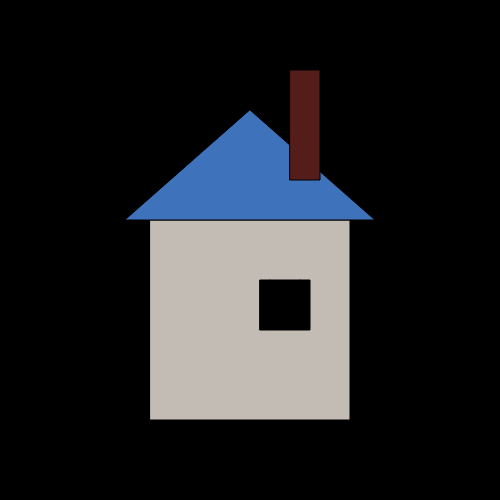
Frame 1 (no input)
Frame 60 (no input): identical to frame 1, image omitted
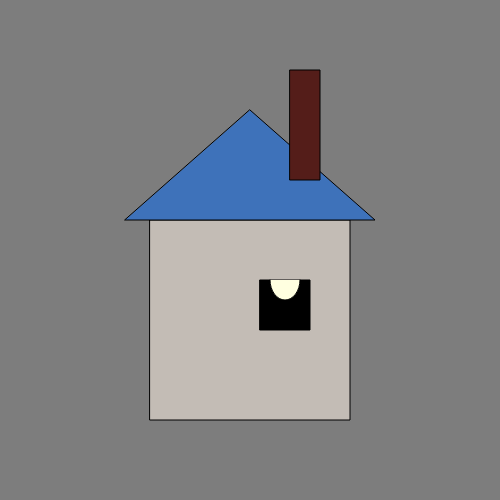
Frame 120 (the mouse pressed at the canvas centre since frame 60)

The p5.js sketch that drew these frames (run headless with seeded random() and noise() and a simulated clock; from frame 60 on, the mouse is pressed at the canvas centre):

// p5.js sketch
// ── sketch.js
var backgroundColor = 'black';
var col = 0;
var value = 0;


function setup() {
    
    createCanvas(500,500);
    background(0,0,0);

}

function draw() {

    //background
    col = mouseX/2;
    background(col);
    
    
    
    //House body
    fill(195,188,181);
    rect(150,220,200,200);
    
    
    //Roof
    fill(62,114,186);
    triangle(250,110,375,220,125,220);
    
    
    //Chimney
    fill(84,29,25);
    rect(290,70,30,110);
    
    
    //Window
    fill(0,0,0);
    rect(260,280,50,50);
    
    //light
    fill(value);
    arc(285, 280, 30, 40, 0, PI, OPEN);

  
    
    
}

function mousePressed(){
    
value = 'lightyellow';
   
   
}

function mouseReleased(){
    value = 0;
    
}
